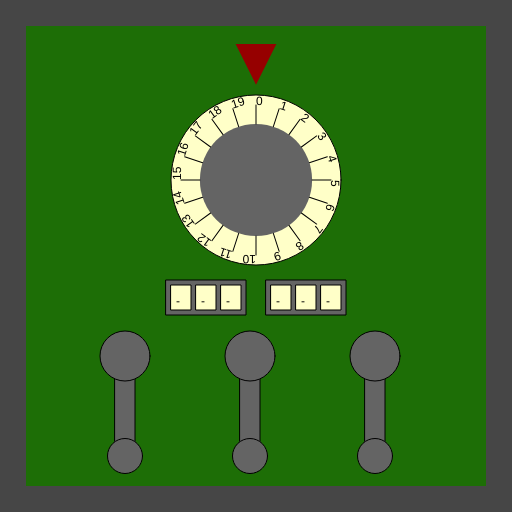
Frame 1 (no input)
Frame 60 (no input): identical to frame 1, image omitted
Frame 120 (the mouse pressed at the canvas centre since frame 60): identical to frame 1, image omitted

The p5.js sketch that drew this single still picture (run headless with seeded random() and noise() and a simulated clock; from frame 60 on, the mouse is pressed at the canvas centre):

// p5.js sketch
// ── sketch.js
/*

Officer: 6029488
CaseNum: 303-3-16073055-6029488

Case 303 - The Case of the Crooked Attorney
Stage 4 - The Courthouse

Torvalds has his final safe in his courthouse chambers. Luckily there is a court case proceeding.
You can sneak into his chambers whilst he makes his closing statement.

Crack the safe by doing the following:

	When any key is pressed:
	- Use the 'random' function to produce random values ranging from 2 to 15.
	- Assign the output to SecretStorageKey_0

	Whilst the mouse is being dragged:
	- Use the 'map' function to scale mouseX to values ranging from 2 to 14.
	- Assign the output to SecretStorageKey_1

	When any key is released:
	- Make SecretStorageKey_2 equal to the value of 'key'

	When the mouse button is released:
	- Use the 'map' function to scale mouseX to values ranging from 20 to 76.
	- Assign the output to SecretStorageKey_3

	When the mouse button is released:
	- Use the 'map' function to scale mouseX to values ranging from 16 to 76.
	- Assign the output to SecretStorageKey_4

	When the mouse button is released:
	- Use the 'map' function to scale mouseX to values ranging from 14 to 69.
	- Assign the output to SecretStorageKey_5



This time you'll need to create the relevant event handlers yourself.

There are many possible ways of investigating this case, but you
should use ONLY the following commands:

	- The assignment operator aka. the equals sign !
	- mouseX, mouseY
	- key, keyCode
	- random
	- map

*/

//declare the variables

var SecretStorageKey_0;
var SecretStorageKey_1;
var SecretStorageKey_2;
var SecretStorageKey_3;
var SecretStorageKey_4;
var SecretStorageKey_5;


function preload()
{
	//IMAGES WILL BE LOADED HERE

}

function setup()
{
	createCanvas(512,512);

	//initialise the variables
	SecretStorageKey_0 = 0;
	SecretStorageKey_1 = "";
	SecretStorageKey_2 = "";
	SecretStorageKey_3 = 0;
	SecretStorageKey_4 = 0;
	SecretStorageKey_5 = 0;

}

///////////////////EVENT HANDLERS///////////////////



function mouseDragged()
{
	console.log("mouseDragged", mouseX, mouseY);
	SecretStorageKey_1 = map(mouseX, 0, 512, 2, 14);
	
}



function mouseReleased()
{
	console.log("mouseReleased");
	SecretStorageKey_3 = map(mouseX, 0, 512, 20, 76);
	SecretStorageKey_4 = map(mouseX, 0, 512, 16, 76);
	SecretStorageKey_5 = map(mouseX, 0, 512, 14, 69);
	
}

function keyPressed()
{
	console.log("keyPressed", key);
	SecretStorageKey_0 = random(2, 15);
	
}

function keyReleased()
{
	console.log("keyReleased", key);
	SecretStorageKey_2 = key;
	
}


///////////////DO NOT CHANGE CODE BELOW THIS POINT///////////////////

function draw()
{

	//Draw the safe door
	background(70);
	noStroke();
	fill(29,110,6);
	rect(26,26,width-52,width-52);

	//Draw the combination dial
	push();
	translate(256,180);
	drawDial(170,SecretStorageKey_0,20);
	pop();

	//Draw the spinners
	push();
	translate(206,280);
	drawSpinner(3, SecretStorageKey_1);
	pop();

	push();
	translate(306,280);
	drawSpinner(3, SecretStorageKey_2);
	pop();

	//Draw the levers
	push();
	translate(125,356);
	drawLever(SecretStorageKey_3);
	pop();

	push();
	translate(250,356);
	drawLever(SecretStorageKey_4);
	pop();

	push();
	translate(375,356);
	drawLever(SecretStorageKey_5);
	pop();

}

function drawDial(diameter,num,maxNum)
{
	//the combination lock

	var r = diameter * 0.5;
	var p = r * 0.6;

	stroke(0);
	fill(255,255,200);
	ellipse(0,0,diameter,diameter);
	fill(100);
	noStroke();
	ellipse(0,0,diameter*0.66,diameter*0.66);
	fill(150,0,0);
	triangle(
		-p * 0.4,-r-p,
		p * 0.4,-r-p,
		0,-r-p/5
	);

	noStroke();

	push();
	var inc = 360/maxNum;

	rotate(radians(-num * inc));
	for(var i = 0; i < maxNum; i++)
	{
		push();
		rotate(radians(i * inc));
		stroke(0);
		line(0,-r*0.66,0,-(r-10));
		noStroke();
		fill(0);
		text(i,0,-(r-10));
		pop();
	}

	pop();
}

function drawLever(rot)
{
	push();
	rotate(radians(-rot))
	stroke(0);
	fill(100);
	rect(-10,0,20,100);
	ellipse(0,0,50,50);
	ellipse(0,100,35,35);
	pop();
}

function drawSpinner(numSpinners, val)
{
	var sw = 20;
	var ow = (sw + 5) * numSpinners + 5;
	stroke(0);
	fill(100);
	rect(-ow/2,0,ow,35);
	if(typeof(val) == "number")
	{
		val = floor(val).toString(); //convert to string
	}
	var d = numSpinners - val.length;

	for(var d = numSpinners - val.length; d > 0; d--)
	{
		val = "-" + val;
	}

	for(var i = 0; i < numSpinners; i++)
	{
		stroke(0);
		fill(255,255,200);
		rect(-ow/2 + i * (sw + 5) + 5,5,20,25);
		fill(0);
		noStroke();
		text(val[i],-ow/2 + sw/2 + i * (sw +5),25);
	}

}
